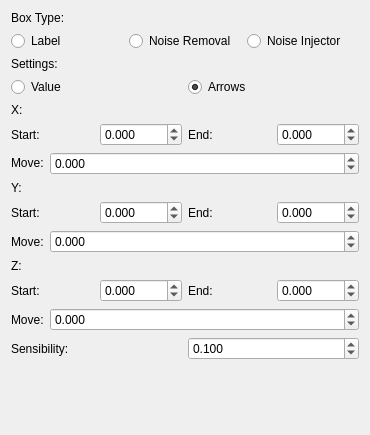
<?xml version="1.0" encoding="UTF-8"?>
<ui version="4.0">
 <class>BoxSettings</class>
 <widget class="QDialog" name="BoxSettings">
  <property name="geometry">
   <rect>
    <x>0</x>
    <y>0</y>
    <width>370</width>
    <height>435</height>
   </rect>
  </property>
  <property name="windowTitle">
   <string>Dialog</string>
  </property>
  <layout class="QHBoxLayout" name="horizontalLayout">
   <item>
    <layout class="QVBoxLayout" name="verticalLayout">
     <item>
      <widget class="QLabel" name="label_13">
       <property name="text">
        <string>Box Type:</string>
       </property>
      </widget>
     </item>
     <item>
      <layout class="QHBoxLayout" name="horizontalLayout_9">
       <item>
        <widget class="QRadioButton" name="cbLabelType">
         <property name="text">
          <string>Label</string>
         </property>
         <property name="autoExclusive">
          <bool>false</bool>
         </property>
        </widget>
       </item>
       <item>
        <widget class="QRadioButton" name="cbNoiseRType">
         <property name="text">
          <string>Noise Removal</string>
         </property>
         <property name="autoExclusive">
          <bool>false</bool>
         </property>
        </widget>
       </item>
       <item>
        <widget class="QRadioButton" name="cbNoiseInject">
         <property name="text">
          <string>Noise Injector</string>
         </property>
         <property name="autoExclusive">
          <bool>false</bool>
         </property>
        </widget>
       </item>
      </layout>
     </item>
     <item>
      <widget class="QLabel" name="label_15">
       <property name="text">
        <string>Settings:</string>
       </property>
      </widget>
     </item>
     <item>
      <layout class="QHBoxLayout" name="horizontalLayout_8">
       <item>
        <widget class="QRadioButton" name="rbValue">
         <property name="text">
          <string>Value</string>
         </property>
         <property name="autoExclusive">
          <bool>false</bool>
         </property>
        </widget>
       </item>
       <item>
        <widget class="QRadioButton" name="rbArrows">
         <property name="text">
          <string>Arrows</string>
         </property>
         <property name="checked">
          <bool>true</bool>
         </property>
         <property name="autoExclusive">
          <bool>false</bool>
         </property>
        </widget>
       </item>
      </layout>
     </item>
     <item>
      <widget class="QLabel" name="label">
       <property name="text">
        <string>X:</string>
       </property>
      </widget>
     </item>
     <item>
      <layout class="QHBoxLayout" name="horizontalLayout_2">
       <item>
        <widget class="QLabel" name="label_4">
         <property name="text">
          <string>Start:</string>
         </property>
        </widget>
       </item>
       <item>
        <widget class="QDoubleSpinBox" name="spinXStart">
         <property name="decimals">
          <number>3</number>
         </property>
         <property name="minimum">
          <double>-1000.000000000000000</double>
         </property>
         <property name="maximum">
          <double>1000.000000000000000</double>
         </property>
         <property name="singleStep">
          <double>0.010000000000000</double>
         </property>
        </widget>
       </item>
       <item>
        <widget class="QLabel" name="label_2">
         <property name="text">
          <string>End:</string>
         </property>
        </widget>
       </item>
       <item>
        <widget class="QDoubleSpinBox" name="spinXEnd">
         <property name="decimals">
          <number>3</number>
         </property>
         <property name="minimum">
          <double>-1000.000000000000000</double>
         </property>
         <property name="maximum">
          <double>1000.000000000000000</double>
         </property>
         <property name="singleStep">
          <double>0.010000000000000</double>
         </property>
        </widget>
       </item>
      </layout>
     </item>
     <item>
      <layout class="QGridLayout" name="gridLayout">
       <item row="0" column="0">
        <widget class="QLabel" name="label_11">
         <property name="sizePolicy">
          <sizepolicy hsizetype="Fixed" vsizetype="Fixed">
           <horstretch>0</horstretch>
           <verstretch>0</verstretch>
          </sizepolicy>
         </property>
         <property name="minimumSize">
          <size>
           <width>10</width>
           <height>10</height>
          </size>
         </property>
         <property name="text">
          <string>Move:</string>
         </property>
        </widget>
       </item>
       <item row="0" column="1">
        <widget class="QDoubleSpinBox" name="spinMoveX">
         <property name="decimals">
          <number>3</number>
         </property>
         <property name="minimum">
          <double>-99.000000000000000</double>
         </property>
         <property name="singleStep">
          <double>0.100000000000000</double>
         </property>
        </widget>
       </item>
      </layout>
     </item>
     <item>
      <widget class="QLabel" name="label_3">
       <property name="text">
        <string>Y:</string>
       </property>
      </widget>
     </item>
     <item>
      <layout class="QHBoxLayout" name="horizontalLayout_3">
       <item>
        <widget class="QLabel" name="label_6">
         <property name="text">
          <string>Start:</string>
         </property>
        </widget>
       </item>
       <item>
        <widget class="QDoubleSpinBox" name="spinYStart">
         <property name="decimals">
          <number>3</number>
         </property>
         <property name="minimum">
          <double>-1000.000000000000000</double>
         </property>
         <property name="maximum">
          <double>1000.000000000000000</double>
         </property>
         <property name="singleStep">
          <double>0.010000000000000</double>
         </property>
        </widget>
       </item>
       <item>
        <widget class="QLabel" name="label_5">
         <property name="text">
          <string>End:</string>
         </property>
        </widget>
       </item>
       <item>
        <widget class="QDoubleSpinBox" name="spinYEnd">
         <property name="decimals">
          <number>3</number>
         </property>
         <property name="minimum">
          <double>-1000.000000000000000</double>
         </property>
         <property name="maximum">
          <double>1000.000000000000000</double>
         </property>
         <property name="singleStep">
          <double>0.010000000000000</double>
         </property>
        </widget>
       </item>
      </layout>
     </item>
     <item>
      <layout class="QHBoxLayout" name="horizontalLayout_5">
       <item>
        <widget class="QLabel" name="label_12">
         <property name="sizePolicy">
          <sizepolicy hsizetype="Fixed" vsizetype="Preferred">
           <horstretch>0</horstretch>
           <verstretch>0</verstretch>
          </sizepolicy>
         </property>
         <property name="text">
          <string>Move:</string>
         </property>
        </widget>
       </item>
       <item>
        <widget class="QDoubleSpinBox" name="spinMoveY">
         <property name="decimals">
          <number>3</number>
         </property>
         <property name="minimum">
          <double>-99.000000000000000</double>
         </property>
         <property name="singleStep">
          <double>0.100000000000000</double>
         </property>
        </widget>
       </item>
      </layout>
     </item>
     <item>
      <widget class="QLabel" name="label_7">
       <property name="text">
        <string>Z:</string>
       </property>
      </widget>
     </item>
     <item>
      <layout class="QHBoxLayout" name="horizontalLayout_4">
       <item>
        <widget class="QLabel" name="label_9">
         <property name="text">
          <string>Start:</string>
         </property>
        </widget>
       </item>
       <item>
        <widget class="QDoubleSpinBox" name="spinZStart">
         <property name="decimals">
          <number>3</number>
         </property>
         <property name="minimum">
          <double>-1000.000000000000000</double>
         </property>
         <property name="maximum">
          <double>1000.000000000000000</double>
         </property>
         <property name="singleStep">
          <double>0.010000000000000</double>
         </property>
        </widget>
       </item>
       <item>
        <widget class="QLabel" name="label_8">
         <property name="text">
          <string>End:</string>
         </property>
        </widget>
       </item>
       <item>
        <widget class="QDoubleSpinBox" name="spinZEnd">
         <property name="decimals">
          <number>3</number>
         </property>
         <property name="minimum">
          <double>-1000.000000000000000</double>
         </property>
         <property name="maximum">
          <double>1000.000000000000000</double>
         </property>
         <property name="singleStep">
          <double>0.010000000000000</double>
         </property>
        </widget>
       </item>
      </layout>
     </item>
     <item>
      <layout class="QHBoxLayout" name="horizontalLayout_6">
       <item>
        <widget class="QLabel" name="label_14">
         <property name="sizePolicy">
          <sizepolicy hsizetype="Fixed" vsizetype="Preferred">
           <horstretch>0</horstretch>
           <verstretch>0</verstretch>
          </sizepolicy>
         </property>
         <property name="text">
          <string>Move:</string>
         </property>
        </widget>
       </item>
       <item>
        <widget class="QDoubleSpinBox" name="spinMoveZ">
         <property name="decimals">
          <number>3</number>
         </property>
         <property name="minimum">
          <double>-99.000000000000000</double>
         </property>
         <property name="singleStep">
          <double>0.100000000000000</double>
         </property>
        </widget>
       </item>
      </layout>
     </item>
     <item>
      <layout class="QHBoxLayout" name="horizontalLayout_7">
       <item>
        <widget class="QLabel" name="label_10">
         <property name="text">
          <string>Sensibility:</string>
         </property>
        </widget>
       </item>
       <item>
        <widget class="QDoubleSpinBox" name="spinSensi">
         <property name="decimals">
          <number>3</number>
         </property>
         <property name="minimum">
          <double>-99.000000000000000</double>
         </property>
         <property name="singleStep">
          <double>0.100000000000000</double>
         </property>
         <property name="value">
          <double>0.100000000000000</double>
         </property>
        </widget>
       </item>
      </layout>
     </item>
     <item>
      <spacer name="verticalSpacer">
       <property name="orientation">
        <enum>Qt::Vertical</enum>
       </property>
       <property name="sizeHint" stdset="0">
        <size>
         <width>20</width>
         <height>40</height>
        </size>
       </property>
      </spacer>
     </item>
    </layout>
   </item>
  </layout>
 </widget>
 <resources/>
 <connections/>
</ui>
